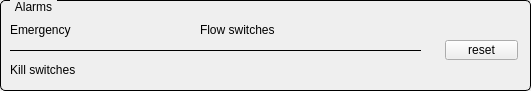
     <widget class="QGroupBox" name="titleGroupBox_4">
      <property name="geometry">
       <rect>
        <x>360</x>
        <y>110</y>
        <width>531</width>
        <height>91</height>
       </rect>
      </property>
      <property name="styleSheet">
       <string notr="true">QGroupBox {
     border: 1px solid black;
     border-radius: 5px;
     margin-top: 0.5em;
 }
 
 QGroupBox::title {
     subcontrol-origin: margin;
     left: 10px;
     padding: 0 3px 0 3px;
 }</string>
      </property>
      <property name="title">
       <string>Alarms</string>
      </property>
      <widget class="QLabel" name="label_32">
       <property name="geometry">
        <rect>
         <x>10</x>
         <y>20</y>
         <width>81</width>
         <height>20</height>
        </rect>
       </property>
       <property name="text">
        <string>Emergency</string>
       </property>
      </widget>
      <widget class="QESimpleShape" name="qesimpleshape_18">
       <property name="geometry">
        <rect>
         <x>110</x>
         <y>60</y>
         <width>16</width>
         <height>20</height>
        </rect>
       </property>
       <property name="ledType">
        <enum>QSimpleShape::Status</enum>
       </property>
       <property name="colour0" stdset="0">
        <color>
         <red>240</red>
         <green>5</green>
         <blue>5</blue>
        </color>
       </property>
       <property name="variable" stdset="0">
        <string>BEATS-WIGGLER:Axis-A-Kill-Plus</string>
       </property>
       <property name="variableSubstitutions" stdset="0">
        <string/>
       </property>
      </widget>
      <widget class="QESimpleShape" name="qesimpleshape_19">
       <property name="geometry">
        <rect>
         <x>130</x>
         <y>60</y>
         <width>16</width>
         <height>20</height>
        </rect>
       </property>
       <property name="colour0" stdset="0">
        <color>
         <red>240</red>
         <green>5</green>
         <blue>5</blue>
        </color>
       </property>
       <property name="variable" stdset="0">
        <string>BEATS-WIGGLER:Axis-A-Kill-Minus</string>
       </property>
       <property name="variableSubstitutions" stdset="0">
        <string/>
       </property>
      </widget>
      <widget class="QESimpleShape" name="qesimpleshape_20">
       <property name="geometry">
        <rect>
         <x>150</x>
         <y>60</y>
         <width>16</width>
         <height>20</height>
        </rect>
       </property>
       <property name="colour0" stdset="0">
        <color>
         <red>240</red>
         <green>5</green>
         <blue>5</blue>
        </color>
       </property>
       <property name="variable" stdset="0">
        <string>BEATS-WIGGLER:Axis-B-Kill-Minus</string>
       </property>
       <property name="variableSubstitutions" stdset="0">
        <string/>
       </property>
      </widget>
      <widget class="QESimpleShape" name="qesimpleshape_21">
       <property name="geometry">
        <rect>
         <x>170</x>
         <y>60</y>
         <width>16</width>
         <height>20</height>
        </rect>
       </property>
       <property name="colour0" stdset="0">
        <color>
         <red>240</red>
         <green>5</green>
         <blue>5</blue>
        </color>
       </property>
       <property name="variable" stdset="0">
        <string>BEATS-WIGGLER:Axis-B-Kill-Plus</string>
       </property>
       <property name="variableSubstitutions" stdset="0">
        <string/>
       </property>
      </widget>
      <widget class="Line" name="line_11">
       <property name="geometry">
        <rect>
         <x>10</x>
         <y>40</y>
         <width>411</width>
         <height>20</height>
        </rect>
       </property>
       <property name="frameShadow">
        <enum>QFrame::Plain</enum>
       </property>
       <property name="orientation">
        <enum>Qt::Horizontal</enum>
       </property>
      </widget>
      <widget class="QLabel" name="label_38">
       <property name="geometry">
        <rect>
         <x>10</x>
         <y>60</y>
         <width>91</width>
         <height>20</height>
        </rect>
       </property>
       <property name="text">
        <string>Kill switches</string>
       </property>
      </widget>
      <widget class="QLabel" name="label_42">
       <property name="geometry">
        <rect>
         <x>200</x>
         <y>20</y>
         <width>101</width>
         <height>20</height>
        </rect>
       </property>
       <property name="text">
        <string>Flow switches</string>
       </property>
      </widget>
      <widget class="QESimpleShape" name="qesimpleshape_31">
       <property name="geometry">
        <rect>
         <x>300</x>
         <y>20</y>
         <width>16</width>
         <height>20</height>
        </rect>
       </property>
       <property name="ledType">
        <enum>QSimpleShape::Error</enum>
       </property>
       <property name="colour0" stdset="0">
        <color>
         <red>240</red>
         <green>5</green>
         <blue>5</blue>
        </color>
       </property>
       <property name="colour1" stdset="0">
        <color>
         <red>5</red>
         <green>240</green>
         <blue>5</blue>
        </color>
       </property>
       <property name="variable" stdset="0">
        <string>BEATS-WIGGLER:FLS1</string>
       </property>
      </widget>
      <widget class="QESimpleShape" name="qesimpleshape_32">
       <property name="geometry">
        <rect>
         <x>320</x>
         <y>20</y>
         <width>16</width>
         <height>20</height>
        </rect>
       </property>
       <property name="ledType">
        <enum>QSimpleShape::Error</enum>
       </property>
       <property name="colour0" stdset="0">
        <color>
         <red>240</red>
         <green>5</green>
         <blue>5</blue>
        </color>
       </property>
       <property name="colour1" stdset="0">
        <color>
         <red>5</red>
         <green>240</green>
         <blue>5</blue>
        </color>
       </property>
       <property name="variable" stdset="0">
        <string>BEATS-WIGGLER:FLS2</string>
       </property>
      </widget>
      <widget class="QSimpleShape" name="lefEmergency1">
       <property name="geometry">
        <rect>
         <x>110</x>
         <y>20</y>
         <width>16</width>
         <height>16</height>
        </rect>
       </property>
       <property name="colour0" stdset="0">
        <color>
         <red>20</red>
         <green>250</green>
         <blue>20</blue>
        </color>
       </property>
       <property name="colour1" stdset="0">
        <color>
         <red>255</red>
         <green>0</green>
         <blue>0</blue>
        </color>
       </property>
      </widget>
      <widget class="QSimpleShape" name="lefEmergency2">
       <property name="geometry">
        <rect>
         <x>130</x>
         <y>20</y>
         <width>16</width>
         <height>16</height>
        </rect>
       </property>
       <property name="colour0" stdset="0">
        <color>
         <red>20</red>
         <green>250</green>
         <blue>20</blue>
        </color>
       </property>
       <property name="colour1" stdset="0">
        <color>
         <red>250</red>
         <green>5</green>
         <blue>5</blue>
        </color>
       </property>
      </widget>
      <widget class="QEPushButton" name="qepushbutton_21">
       <property name="geometry">
        <rect>
         <x>445</x>
         <y>40</y>
         <width>73</width>
         <height>20</height>
        </rect>
       </property>
       <property name="text">
        <string>reset</string>
       </property>
       <property name="variable" stdset="0">
        <string>BEATS-WIGGLER:reset</string>
       </property>
       <property name="clickText">
        <string>1</string>
       </property>
      </widget>
     </widget>
